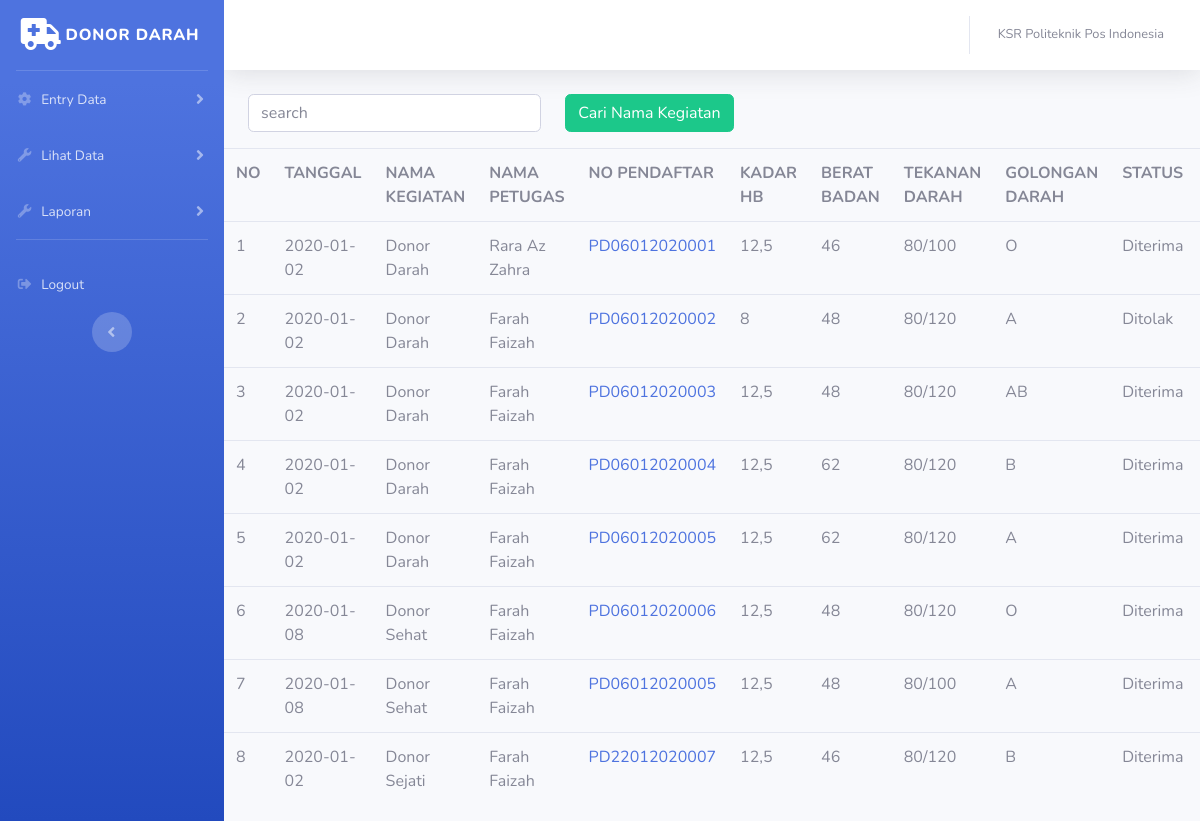
/index.php/admin/data_pendonor, run on the app's committed database.
### tables this page shows
CREATE TABLE `pendonor` (
  `no` int(11) NOT NULL,
  `nama_kgt` varchar(255) NOT NULL,
  `nama_petugas` varchar(255) NOT NULL,
  `tanggal` date NOT NULL,
  `no_pendaftar` varchar(20) NOT NULL,
  `hb` varchar(10) NOT NULL,
  `bb` varchar(10) NOT NULL,
  `tekanan_darah` varchar(10) NOT NULL,
  `golongan_darah` varchar(5) NOT NULL,
  `status` varchar(30) NOT NULL,
  `keterangan` varchar(255) DEFAULT NULL
);

### application/controllers/admin/data_pendonor.php (called while the page is built, shortened)
<?php
class data_pendonor extends CI_Controller{
	public function index()
	{
		$data['pendonor'] = $this->model_pendonor->tampil_data()->result();
		$this->load->view('templates_admin/header');
		$this->load->view('templates_admin/sidebar');
		$this->load->view('admin/data_pendonor',$data);
		$this->load->view('templates_admin/footer');
	}
}

### index.php (called while the page is built, shortened)
<?php
require_once BASEPATH.'core/CodeIgniter.php';

### application/models/model_pendonor.php (called while the page is built, shortened)
<?php
class Model_pendonor extends CI_Model{
	public function tampil_data(){
		return $this->db->get('pendonor');
	}
}
?>

### application/views/admin/data_pendonor.php (the view, shortened to what this page needs)
<div class="container-fluid">
  <div class="navbar-form" class="navbar-right">
  <?php echo form_open('admin/data_pendonor/search') ?>
  <div class="row">
  <div class="col-md-4">
  <input type="text" name="keyword" class="form-control mb-3" placeholder="search">
  </div>
<div class="col-md-4">
  <button type="submit" class="btn btn-success mb-3">Cari Nama Kegiatan</button>
</div>
</div>
  <?php echo form_close()?>
</div>
</div>
	<table class="table table-borderred">
		<tr>
			<th>NO</th>
			<th>TANGGAL</th>
			<th>NAMA KEGIATAN</th>
			<th>NAMA PETUGAS</th>
			<th>NO PENDAFTAR</th>
			<th>KADAR HB</th>
			<th>BERAT BADAN</th>
			<th>TEKANAN DARAH</th>
			<th>GOLONGAN DARAH</th>
			<th>STATUS</th>
			<th>KETERANGAN</th>
		</tr>
		<?php
		$no=1;
		foreach ($pendonor as $pdr) : ?>
		<tr>
			<td><?php echo $no++ ?></td>
			<td><?php echo $pdr->tanggal ?></td>
			<td><?php echo $pdr->nama_kgt ?></td>
			<td><?php echo $pdr->nama_petugas ?></td>
			<td><a href="<?=base_url();?>admin/data_pendonor/detail/<?=$pdr->no_pendaftar?>"><?php echo $pdr->no_pendaftar ?></td>
			<td><?php echo $pdr->hb ?></td>
			<td><?php echo $pdr->bb ?></td>
			<td><?php echo $pdr->tekanan_darah ?></td>
			<td><?php echo $pdr->golongan_darah ?></td>
			<td><?php echo $pdr->status ?></td>
			<td><?php echo $pdr->keterangan ?></td>
		</tr>
	<?php endforeach; ?>
</table>
</div>

### data on the page
pendonor: tanggal "2020-01-02", nama_kgt "Donor Darah", nama_petugas "Rara Az Zahra", no_pendaftar "PD06012020001", hb "12,5", bb "46", tekanan_darah "80/100", golongan_darah "O", status "Diterima"
pendonor: tanggal "2020-01-02", nama_kgt "Donor Darah", nama_petugas "Farah Faizah", no_pendaftar "PD06012020002", hb "8", bb "48", tekanan_darah "80/120", golongan_darah "A", status "Ditolak"
pendonor: tanggal "2020-01-02", nama_kgt "Donor Darah", nama_petugas "Farah Faizah", no_pendaftar "PD06012020003", hb "12,5", bb "48", tekanan_darah "80/120", golongan_darah "AB", status "Diterima"
pendonor: tanggal "2020-01-02", nama_kgt "Donor Darah", nama_petugas "Farah Faizah", no_pendaftar "PD06012020004", hb "12,5", bb "62", tekanan_darah "80/120", golongan_darah "B", status "Diterima"
pendonor: tanggal "2020-01-02", nama_kgt "Donor Darah", nama_petugas "Farah Faizah", no_pendaftar "PD06012020005", hb "12,5", bb "62", tekanan_darah "80/120", golongan_darah "A", status "Diterima"
pendonor: tanggal "2020-01-08", nama_kgt "Donor Sehat", nama_petugas "Farah Faizah", no_pendaftar "PD06012020006", hb "12,5", bb "48", tekanan_darah "80/120", golongan_darah "O", status "Diterima"
pendonor: tanggal "2020-01-08", nama_kgt "Donor Sehat", nama_petugas "Farah Faizah", no_pendaftar "PD06012020005", hb "12,5", bb "48", tekanan_darah "80/100", golongan_darah "A", status "Diterima"
pendonor: tanggal "2020-01-02", nama_kgt "Donor Sejati", nama_petugas "Farah Faizah", no_pendaftar "PD22012020007", hb "12,5", bb "46", tekanan_darah "80/120", golongan_darah "B", status "Diterima"
